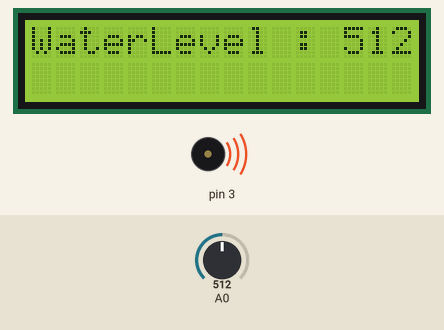
Simulated run of this sketch. Board: Arduino Uno, built with avr-gcc and run on an emulated ATmega328P. Shown: 16×2 character LCD, buzzer (waves = sounding). Inputs (shaded band) come from the test bench; at power-on: A0 = 512.

Above: at 1.2 s.
1.3 s: A0 set to 218
At 2.6 s:
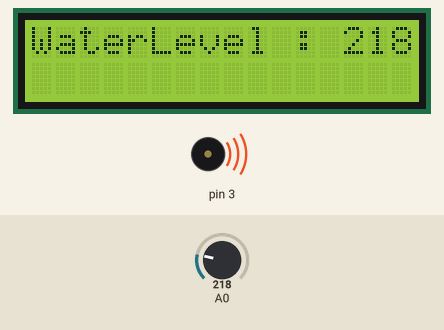
3.6 s: A0 set to 187
At 5.3 s:
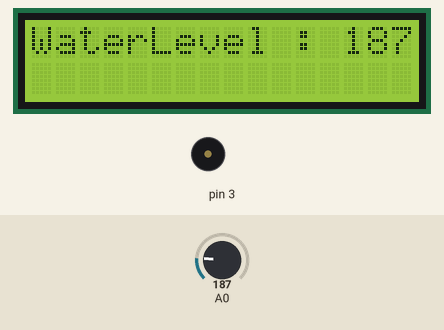
5.6 s: A0 set to 210
At 7.2 s:
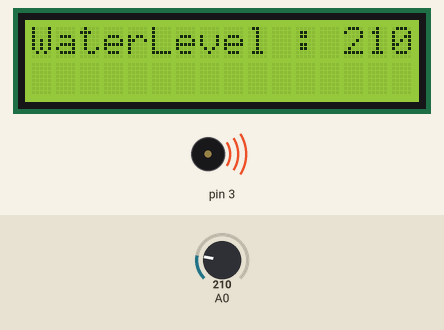
Timing chart, 0 to 8.7 s (numbered marks = the images above; inputs shaded):
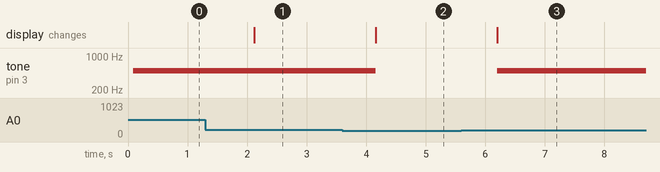

The sketch:

Project.ino
```cpp
#include <Wire.h>//เรียกใช้ library Wire
#include <LiquidCrystal_I2C.h>//เรียกใช้ library LCD I2C
LiquidCrystal_I2C lcd(0x27, 16, 2);//กำหนดขนาดหน้าจอ LCD
void setup()
{
  lcd.begin();//เริ่มต้นใช้งาน LCD
  lcd.backlight();//เปิด backlight
  lcd.noCursor();//ปิด Cursor
  lcd.noBlink();//ปิด Blink
  pinMode(3, OUTPUT); //กำหนด pin 3 เป็น output (ลำโพง)
}

void loop()
{
  lcd.clear();//เคลียร์หน้าจอ
  lcd.setCursor(0,0);//กำหนดcursorที่ตำแหน่ง(0,0)
  lcd.print((String("WaterLevel : ")+String(analogRead(0))));//แสดงผลทางหน้าจอในรูปแบบ"WaterLevel : + ค่าที่อ่านได้จากpinA0(WaterLevelSensor)"
  if(analogRead(0)>=400)//ถ้าค่าที่อ่านจากpinA0>=400
  {
    tone (3,500);
    //เสียงลำโพงที่ pin 3 จะดังที่ความถี่ 440
  }
  else if(analogRead(0)>=200)//ถ้าค่าที่อ่านจากpinA0>=200
  {
    tone (3,500);
    //เสียงลำโพงที่ pin 3 จะดังที่ความถี่ 220
  }
  else //ถ้าค่าที่อ่านจากpinA0<200
  {
    noTone(3);
    //หยุดเสียงลำโพงที่ pin 3
  }
  delay(1000);//ดีเลย์1วินาที
}
```

Measured:
- the behaviour switches between 200 and 199 on A0 (found by bisection; images 1 and 2)
- after the input at 1.3 s, the display: changes after 0.82 s (image 1)
- after the input at 3.6 s, tone on pin 3: 500 Hz → silent after 0.56 s; the display: changes after 0.56 s (image 2)
- after the input at 5.6 s, tone on pin 3: silent → 500 Hz after 0.60 s; the display: changes after 0.60 s (image 3)
